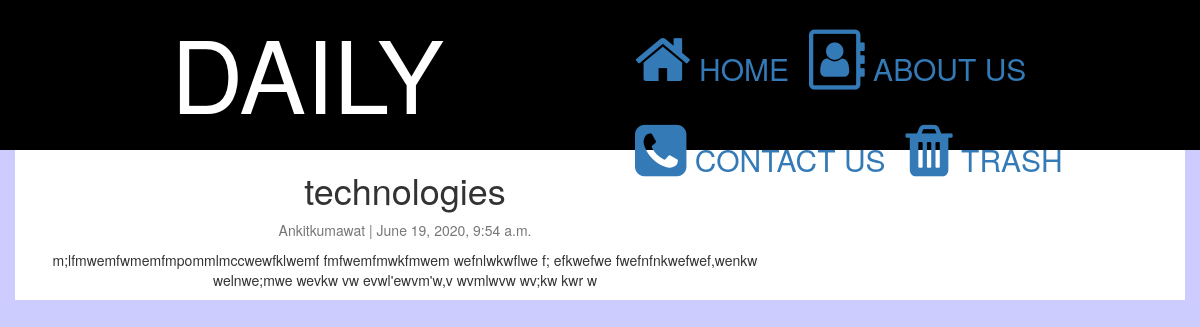
Page /technologies on the committed database.
### website/models.py (models this page shows, shortened)
class blog(models.Model):
    title = models.CharField(max_length=200, unique=True)
    slug = models.SlugField(max_length=200, unique=True)
    author = models.ForeignKey(User, on_delete= models.CASCADE,related_name='blog_posts')
    updated_on = models.DateTimeField(auto_now= True)
    content = models.TextField()
    created_on = models.DateTimeField(auto_now_add=True)
    status = models.IntegerField(choices=STATUS, default=0)
    class Meta:
        ordering = ['-created_on']

### website/views.py (the view)
# urls.py: path('<slug:slug>',views.post_detail,name="post_detail"),
def post_detail(request, slug):
    post = get_object_or_404(blog, slug=slug)
    return render(request, 'post_detail.html', {'check': post})

### template/post_detail.html (shortened to what this page needs)
<!DOCTYPE html>
{% load static %}
<html>
<head>
     <link rel="stylesheet" href="https://maxcdn.bootstrapcdn.com/bootstrap/3.4.1/css/bootstrap.min.css">
  	<link rel="stylesheet" href="https://cdnjs.cloudflare.com/ajax/libs/font-awesome/4.7.0/css/font-awesome.min.css">
	<link rel="stylesheet" type="text/css" href="{% static 'css/css1.css' %}">
</head>
<body>
	<div class="container-fluid">
		<div class="row">
			<div class="col-lg-12 head">
				<div class="col-lg-6">
					<p class="id1">DAILY JOURNAL</p>
				</div>
				<div class="icon-bar col-lg-6 ">
					<a href="{% url 'blog' %}"><i class="fa fa-home fa-2x"></i>&nbsp;HOME</a>
					<a href="{% url 'about' %}"><i class="fa fa-address-book-o fa-2x"></i>&nbsp;ABOUT US</a>
					<a href="{% url 'contact' %}"><i class="fa fa-phone-square fa-2x"></i>&nbsp;CONTACT US</a>
					<a href="{% url 'trash' %}"><i class="fa fa-trash fa-2x"></i>&nbsp;TRASH</a>
				</div>
			</div>
		</div>
<div class="container form1">
  <div class="row">
    <div class="col-md-8 card mb-4  mt-3 left  top">
      <div class="card-body">
           <h1>{% block title %} {{ check.title }} {% endblock title %}</h1>
        <p class=" text-muted">{{ check.author }} | {{ check.created_on }}</p>
        <p class="card-text ">{{ check.content | safe }}</p>
      </div>
    </div>
  </div>
</div>
</body>
</html>

### static/css/css1.css (style rules this page uses)
body { background-color: #ccccff; }
.head { width: 100%; height: 150px; background-color: black; }
.id1 { font-size: 100px; text-align: center; color: white; }
.icon-bar { text-align: center; }
.icon-bar a { float: left; padding-top: 30px; padding-left: 20px; font-size: 30px; }
.form1 { width:100%; height:100%; background-color:white; text-align:center; }

### rows in the picture
blog: title "technologies", author "Ankitkumawat", created_on "June 19, 2020, 9:54 a.m.", content "m;lfmwemfwmemfmpommlmccwewfklwemf fmfwemfmwkfmwem wefnlwkwflwe f; efkwefwe fwefnfnkwefwef,wenkw welnwe;mwe wevkw vw evwl'ewvm'w,v wvmlwvw wv;kw kwr w"
